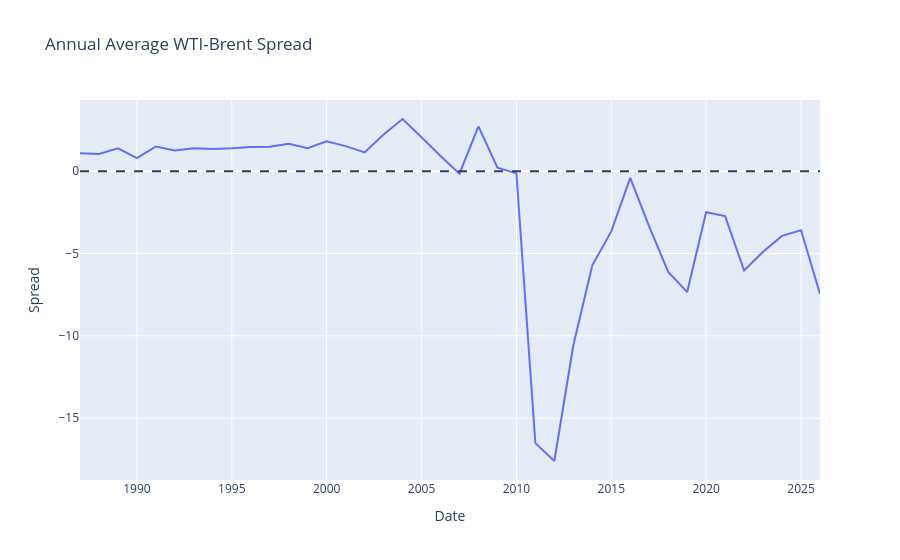

This figure's notebook cell:
### Code cell
fig = px.line(
    df_oil_yearly,
    x=df_oil_yearly.index,
    y='Spread',
    title='Annual Average WTI-Brent Spread'
)

fig.add_hline(
    y=0,
    line_dash='dash'
)

fig.show()
